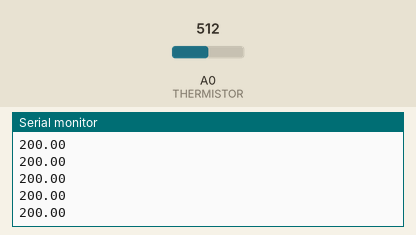
A sketch run on a simulated Arduino Uno, built with avr-gcc and run on an emulated ATmega328P. On the bench: the last lines printed to the serial monitor. The test bench sets the inputs (shaded band); at power-on: A0 (THERMISTOR) = 512.

Above: at 1.2 s.
1.3 s: A0 (THERMISTOR) set to 716
At 1.56 s:
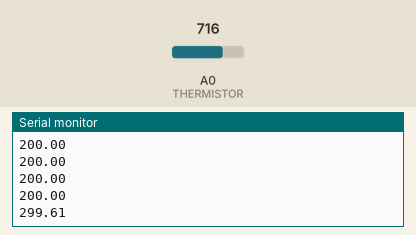
2.8 s: A0 (THERMISTOR) set to 900
At 2.96 s:
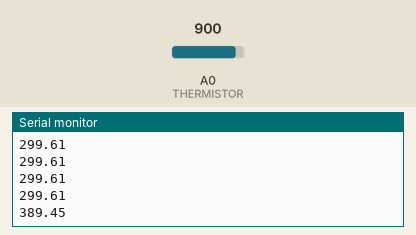
Timing chart, 0 to 5.8 s (numbered marks = the images above; inputs shaded):
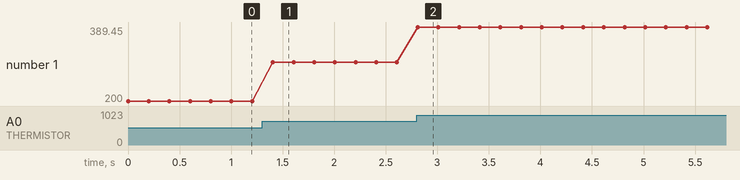

Measured:
- after the input at 1.3 s, the serial monitor: prints a new line after 0.11 s (image 1)
- after the input at 2.8 s, the serial monitor: prints a new line at once (image 2)
- plotted number 1: 200 → 299.61 after the input at 1.3 s, 299.61 → 389.45 after the input at 2.8 s

The sketch:

ThermistorSample.ino
```cpp
//温度センサ
const int THERMISTOR = 0; // 温度センサが接続されているピン(アナログ)

void setup()
{
  Serial.begin(9600); // シリアル通信の速度を設定
}

void loop()
{
  int v;
  float temp;
  v = analogRead(THERMISTOR);                // センサの出力値を読み込む
  temp = (v * 5000.0 / 1024 - 500.0) / 10.0; // 温度に換算
  Serial.println(temp);                      // シリアル通信で値を送信
  delay(200);                                // 200 ミリ秒待機
}
```
